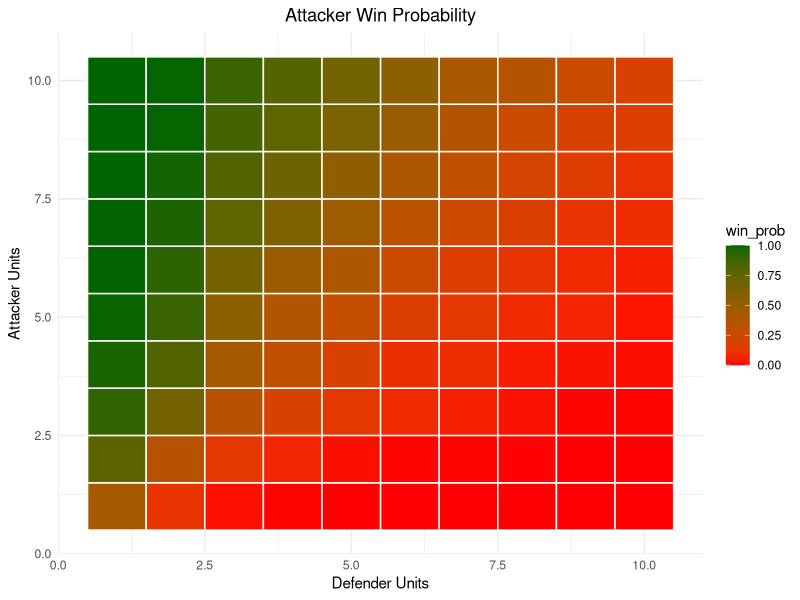
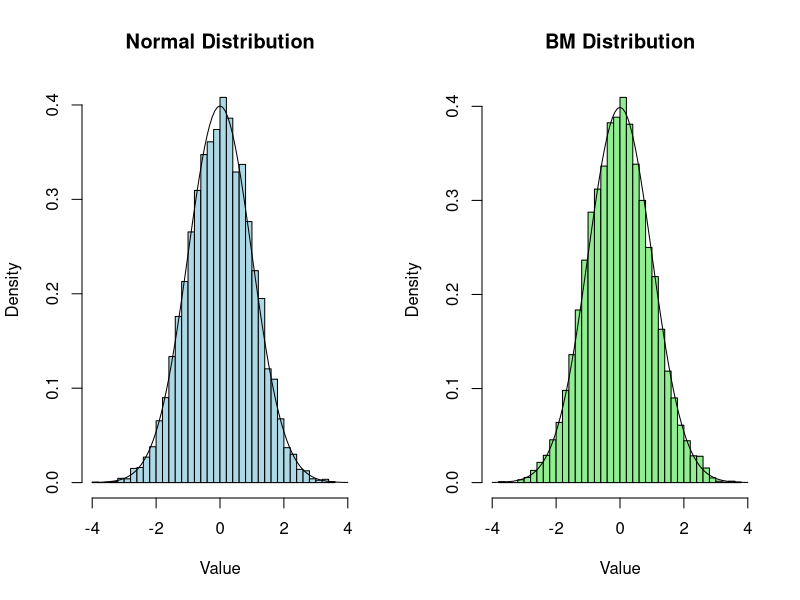
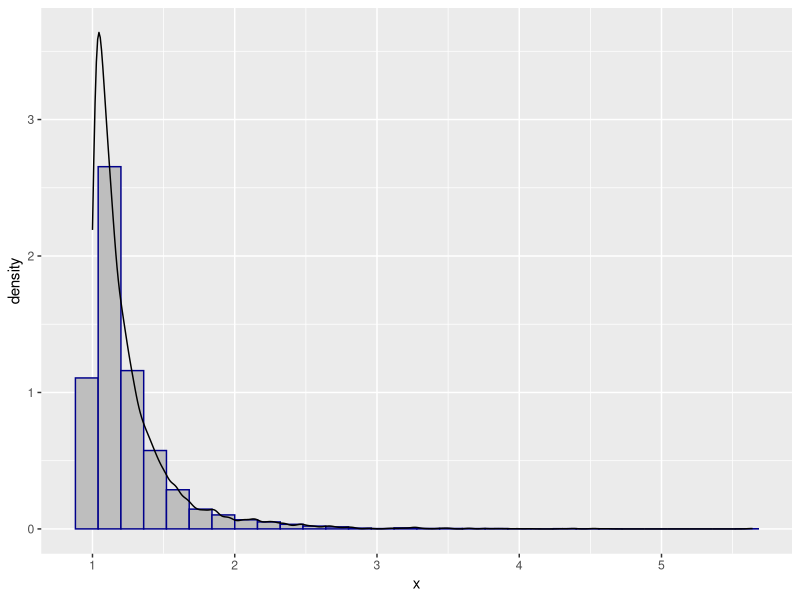
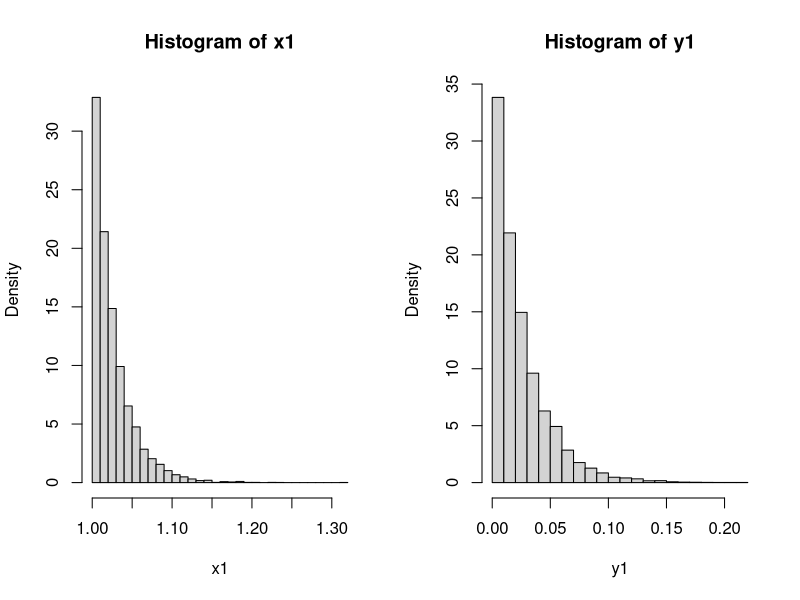

Write the R code that produced these figures, in order.
## ---- chunk 1

## ---- chunk 2
library(ggplot2)

set.seed(123)
combat_round <- function(att_units,def_units,sim=10000) {
  Results = rep(NA,sim)
  AS<-att_units
  DS<-def_units
  for(i in 1:sim){
    while(def_units>0 & att_units>0){
      Dnum <- sort(sample(1:6, min(def_units,3),replace = TRUE),decreasing = T)
      Anum <- sort(sample(1:6, min(att_units,3),replace = TRUE),decreasing = T)
      for (j in 1:min(length(Dnum),length(Anum))){
        if(Anum[j]>Dnum[j]){
          def_units<-def_units-1
        }
        else{
          att_units<-att_units-1
        }
      }
    }
    Results[i]<- ifelse(att_units>0,1,0)
    att_units<-AS
    def_units<-DS
  }
  return(mean(Results))
}

prob_att_win <- function(){
  res<-sapply(1:10, function(x) {
  sapply(1:10, function(y) {
    combat_round(y,x,1000)
    })
  })
  return(res)
}
# Print the result
#print(result)


att_prob<- data.frame(
  attacker_unit<- rep(1:10,10),
  defender_unit<- rep(1:10,each= 10),
  win_prob<- as.vector(prob_att_win())
)


#go through outer 
ggplot(att_prob,aes(x=defender_unit,y=attacker_unit,fill=win_prob))+
  geom_tile()+
  scale_fill_gradient(low="red",high="darkgreen")+
  labs(title = "Attacker Win Probability",x="Defender Units",y="Attacker Units")+
  geom_tile(color = "white",lwd = 0.5,linetype = 1)+
  theme_minimal()+
  theme(plot.title = element_text(hjust = 0.5))



print(combat_round(def_units=1,att_units=2,sim=10000))
## ---- chunk 3
set.seed(13)



normal_functn_gen = function(sim){
  n<-12 
  Uz<-runif(sim*n,min = -0.5,max = 0.5) 
  Uz<-matrix(Uz,nrow=N,ncol=n) 
  Z<-apply(Uz,1,sum)
  return(Z)
}

N <- 10000

gen_norm<-normal_functn_gen(sim=10000)
mean(gen_norm)
var(gen_norm)




U1 <- runif(N)
U2 <- runif(N)
X1 <- sqrt( -2*log(U1) )*cos(2*pi*U2)

par(mfrow=c(1,2))
hist(gen_norm, main="Normal Distribution", xlab="Value",col="lightblue" ,breaks=30,freq = F,xlim=c(-4,4))
curve(dnorm(x,0,1),add=T)
hist(X1, main="BM Distribution", xlab="Value",col="lightgreen" ,breaks=30,freq = F,xlim=c(-4,4))
curve(dnorm(x,0,1),add=T)
## ---- chunk 4
#Implement two samplers, one for X and one for Y. Plot the histogram and the density
#and comment on the results exploring different values of γ.
library(patchwork)
#sampler for Pareto
xsampler<- function(n, gamma){
  u<- runif(n)
  x<-1/((1-u)^(1/gamma))
  return(x)
}

#sampler for Exponential
ysampler<- function(x){
  y<- log(x)
  return(y)
}
i=0
gamma = c(5,10,20)

x1=xsampler(10000,10)
y1=ysampler(x1)
x2<-xsampler(10000,10)
y2<- ysampler(x2)

library(ggplot2)

ggplot(data.frame(x=xsampler(10000,gamma[1])), aes(x)) +
  geom_histogram(aes(y=..density..), fill="gray",col="darkblue")+
  geom_density()
## ---- chunk 5
#sampler for Pareto
xsampler<- function(n, gamma){
  u<- runif(n)
  1/((1-u)^(1/gamma))
}

#sampler for exponential
ysampler<- function(n,gamma){
  x<- xsampler(n,gamma)
  y<- log(x)
  return(y)
}

x1=xsampler(10000,40)
y1=ysampler(10000,40)
hist(x1,breaks = 30, freq=F)
hist(y1,breaks = 30, freq=F)
